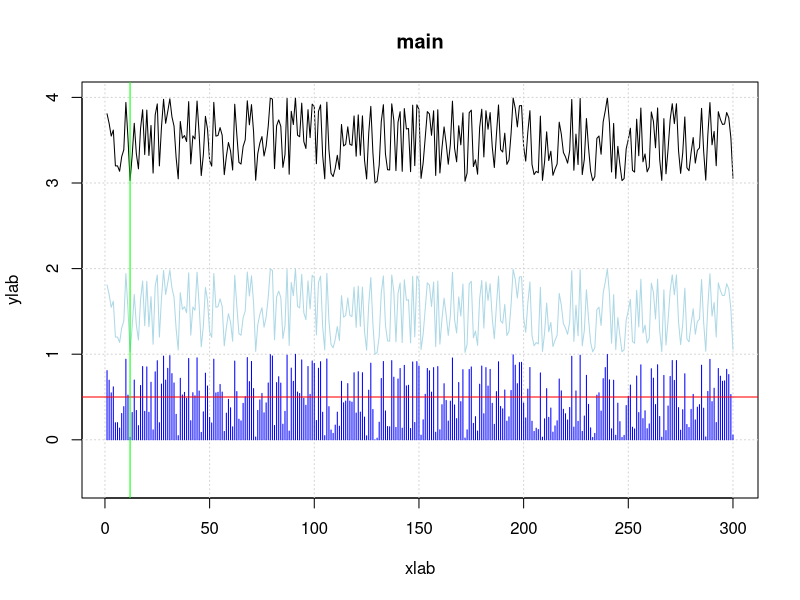
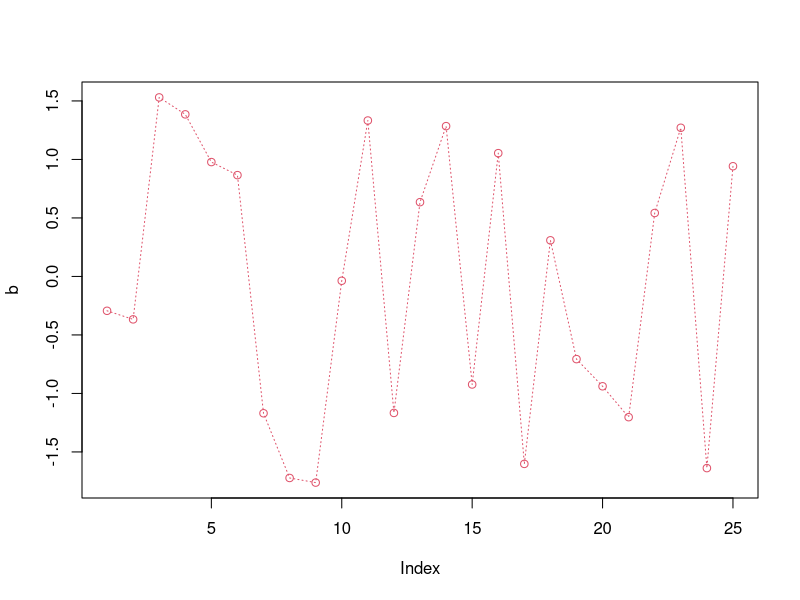
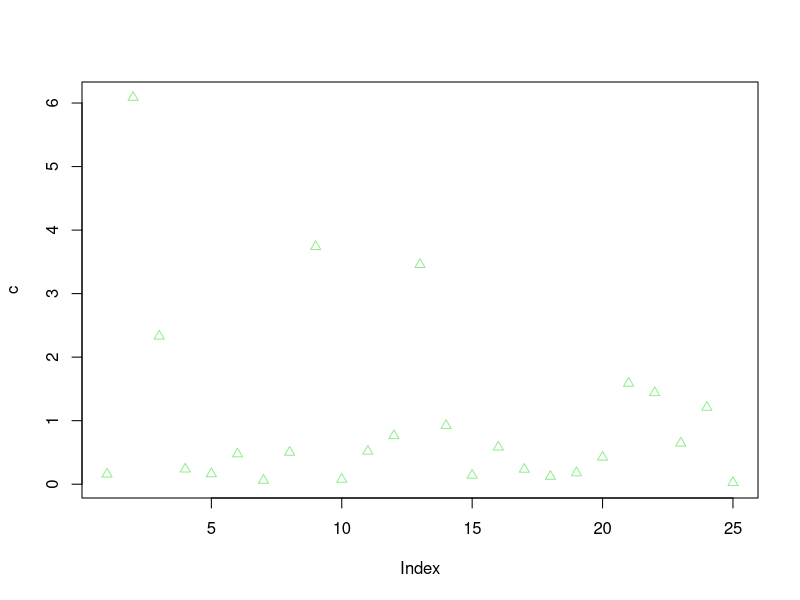
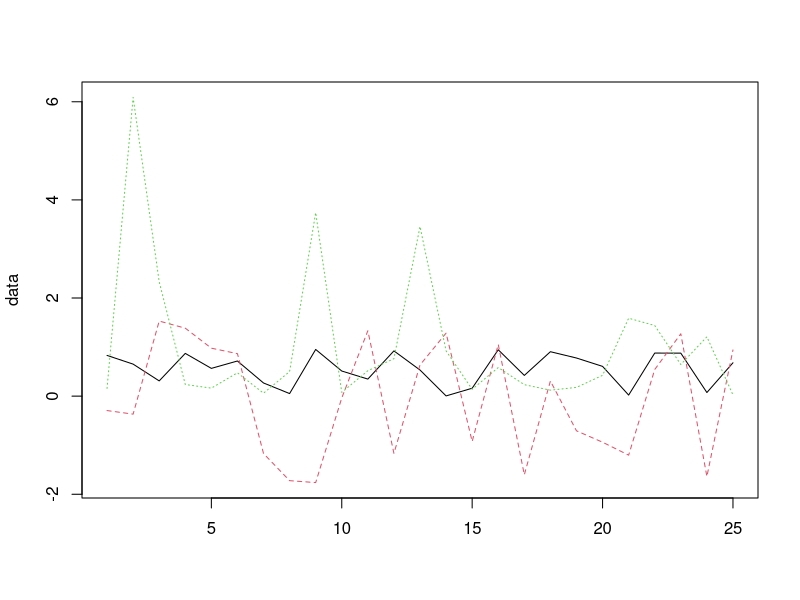
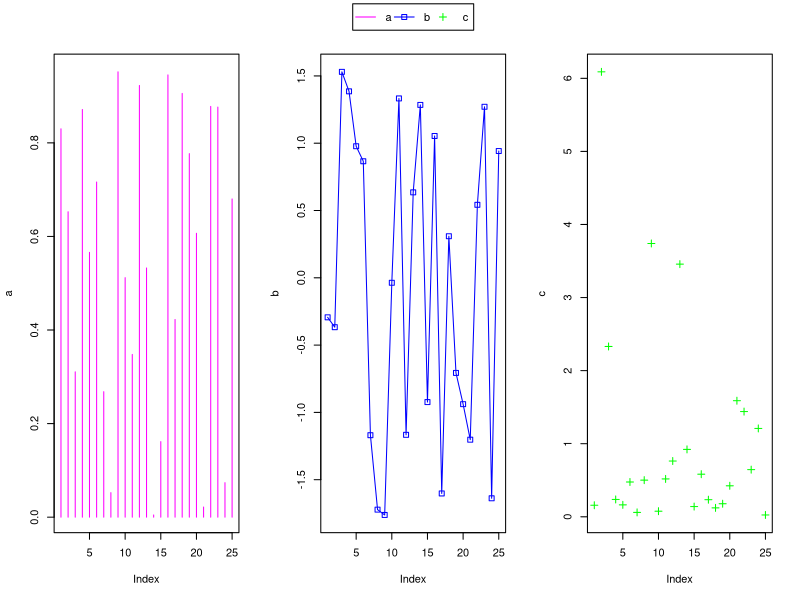
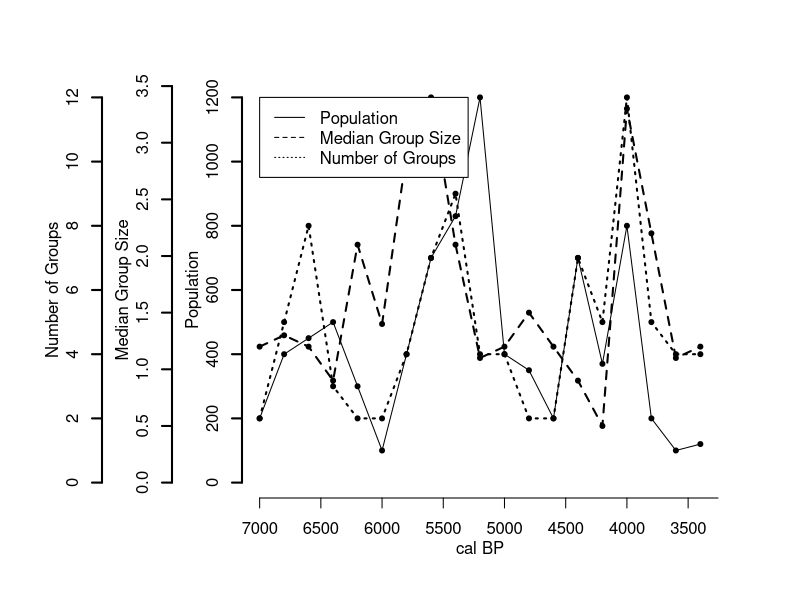
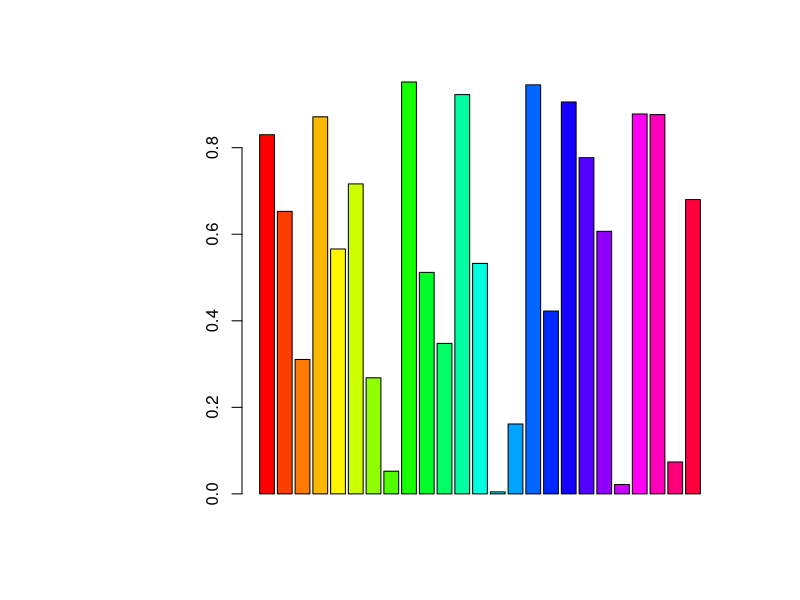
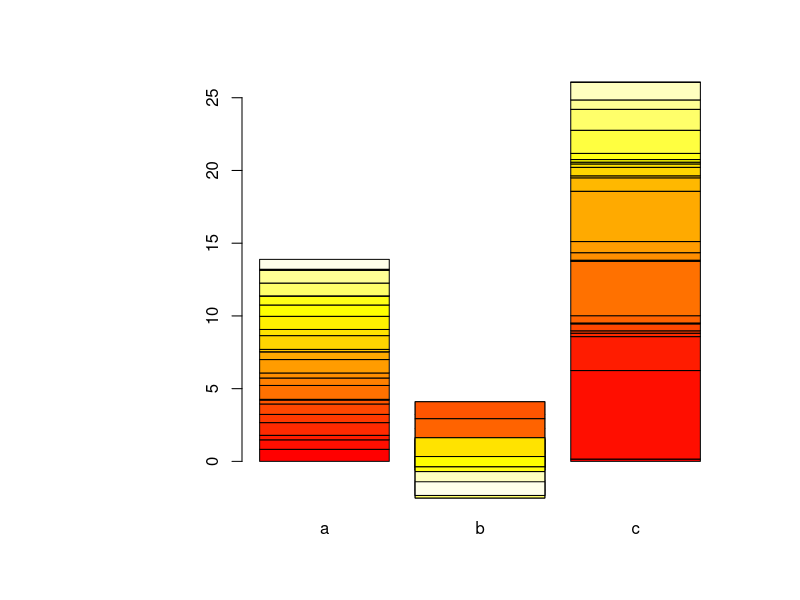

Generate these figures, in order, with R:
#### plots in R

data <- data.frame(a = runif(25), b = rnorm(25), c = rexp(25))
attach(data)

### line plot
r <- runif(300) + 3
plot(r, t="l",main="main", xlab="xlab", ylab="ylab", ylim=c(-.5,4))
grid()  			
# with additional lines:
lines(x=abs(r)-2, col="lightblue")
lines(x=abs(r)-3, col="blue", t="h", pch=1)

abline(h=.5, col="red")
abline(v=12, col="green")

### line plot with different line types (lty) and colors (col)
plot(b, t="o",lty=3, col=2)


### scatter plot with different markers (pch)
plot(c, pch=2, col="lightgreen")


### plot matrix with each column one line
matplot(data, t="l")


### multiple plots in 1 grid with one legend:
# par(xpd=TRUE) to place legend in the margins without trimming it
op <- par(mfrow=c(1,3), xpd=TRUE)
plot(a, t="h", col="magenta")
plot(b, t="o", col="blue", pch=0)
legend("bottom",inset=c(-3,1.05),names(data),pch=c(NA,0,3), lty=c(1,1,NA), 
       horiz=TRUE, col=c("magenta","blue","green"))
plot(c, pch = 3, col="green")
par(op)



### plot multiple y-axis:

time<-seq(7000,3400,-200)
pop<-c(200,400,450,500,300,100,400,700,830,1200,400,350,200,700,370,800,200,100,120)
grp<-c(2,5,8,3,2,2,4,7,9,4,4,2,2,7,5,12,5,4,4)
med<-c(1.2,1.3,1.2,0.9,2.1,1.4,2.9,3.4,2.1,1.1,1.2,1.5,1.2,0.9,0.5,3.3,2.2,1.1,1.2)


# Define Margins. The trick is to use give as much space possible on the left 
# margin (second value)
par(mar=c(5, 12, 4, 4) + 0.1)

# Plot the first time series. Notice that you don't have to draw the axis nor 
# the labels
plot(time, pop, axes=F, ylim=c(0,max(pop)), xlab="", ylab="",type="l",
     col="black", main="",xlim=c(7000,3400))
points(time,pop,pch=20,col="black")
axis(2, ylim=c(0,max(pop)),col="black",lwd=2)
mtext(2,text="Population",line=2)

# Plot the second time series. The command par(new=T) is handy here. If you just 
# need to plot two timeseries, you could also use the right vertical axis as
# well. In that case you have to substitute "2" with "4" in the functions axis() 
# and mtext(). Notice that in both functions lines is increased so that the new 
# axis and its label is placed to the left of the first one. You don't need to 
# increase the value if you use the right vertical axis.
par(new=T)
plot(time, med, axes=F, ylim=c(0,max(med)), xlab="", ylab="", 
type="l",lty=2, main="",xlim=c(7000,3400),lwd=2)
axis(2, ylim=c(0,max(med)),lwd=2,line=3.5)
points(time, med,pch=20)
mtext(2,text="Median Group Size",line=5.5)

# Plot the third time series. Again the line parameter are both further 
# increased.
par(new=T)
plot(time, grp, axes=F, ylim=c(0,max(grp)), xlab="", ylab="", 
type="l",lty=3, main="",xlim=c(7000,3400),lwd=2)
axis(2, ylim=c(0,max(grp)),lwd=2,line=7)

points(time, grp,pch=20)
mtext(2,text="Number of Groups",line=9)

# We can now draw the X-axis, which is of course shared by all the three 
# time-series.
axis(1,pretty(range(time),10))
mtext("cal BP",side=1,col="black",line=2)

#And then plot the legend.
legend(x=7000,y=12,legend=c("Population","Median Group Size","Number of Groups"),
       lty=c(1,2,3))




### bar plot:
barplot(a, col=rainbow(length(a)))
barplot(as.matrix(data), col=heat.colors(length(a)))
barplot(as.matrix(data), beside=T, col=terrain.colors(length(a)))

require("ggplot2")
?geom_bar



### histogram with density overlay:
hist(mtcars$mpg,xlab="Miles per Gallon", prob=T)
lines(density(mtcars$mpg), col="blue")


### histogram/density per group:
require("lattice")

histogram(~mtcars$mpg | as.factor(mtcars$cyl), auto.key=T)

histogram( ~ height | voice.part, data = singer,
           xlab = "Height (inches)", type = "density",
           panel = function(x, ...) {
             panel.histogram(x, ...)
             panel.mathdensity(dmath = dnorm, col = "black",
                               args = list(mean=mean(x),sd=sd(x)))
           } )

densityplot( ~ height | voice.part, data = singer, layout = c(2, 4),  
             xlab = "Height (inches)", bw = 5)


### maps
